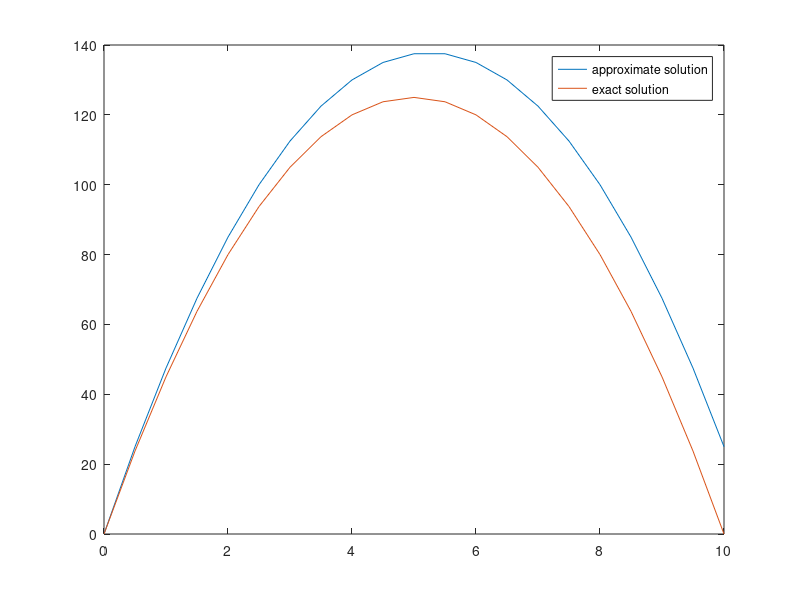

Write MATLAB code to recreate this figure.
%% Projectile
%% Housekeeping and Constant Assignment
clear 
close all
clc  
 
%% Constants and class discussion 7/7/2014
% forces acting- gravity and drag
% dx/dt=sqrt(x);
% dy/dt=sqrt(y);
% d^2x/dt=0-alpha*sqrt(dxdt^2+dydt^2);
% d^2y/dt=-g - alpha*sqrt(dxdt^2+dydt^2);
% For alpha=0 then it can be solved directly
% sqrt(x)=int(d^2x/dt,t) = int(0,t) = Csub0 = sqrt(x)^0
% sqrt(y)=int(d^2y/dt,t) = int(g,t) = -g*t+Csub1 = -g*t+sqrt(y)^0
% x = sqrt(x)^0 * t + Csub2 = sqrt(x)^0*t+xsub0
% y = -1/2 * g * t^2 + sqrt(y)^0*t + Csub3= -1/2*g*t^2+ sqrt(y)^2 ...
% defining derivatives
% df/dt=lim((f(t+deltat)-f(t))/deltat),deltat->0)
% on computer we will let deltat be small but not zero
% df/dt ~ (f(t+deltat)-f(t))/deltat)
% dx/dt ~ (x(t+deltat)-x(t))/deltat) = sqrt(x)*t
% df/dt ~ (f(t+deltat)-f(t))/deltat)

% Solve for solution at (t + deltat)
% x(t+deltat = x(t) + deltat*sqrt(x)*t
% d^2x/dt=dsqrt(x)/dt= (sqrt(x)*(t+deltat) - sqrt(y)*(t)) / deltat

%% 7/8/2014 projectile class program
% edit <filename>   %opens an m file
% simulation parameters
tend = 10;  %ending time
N = 20;  %number of steps
dt = tend / N;  %step interval
alpha = 0;

g = 10;

%implementation of algorithm
t=0;
x=0;
y=0;
vx=1;
vy=50;
for k = 1:N
    t(k+1) = t(k) + dt;
    x(k+1) = x(k) +dt * vx(k);
    y(k+1) = y(k) +dt * vy(k);
    vx(k+1) = vx(k) - alpha * dt * sqrt(vx(k)^2+vy(k)^2);
    vy(k+1) = vy(k) -g *dt - alpha * dt * sqrt(vx(k)^2 +vy(k)^2);
end
xe = t*vx(1)+x(1);
ye = t*vy(1)+y(1)-(1/2)*g*t.^2;
plot(x,y,xe,ye)
legend('approximate solution','exact solution')

